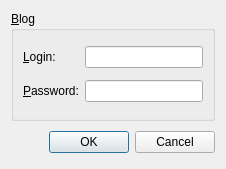
<?xml version="1.0" encoding="UTF-8"?>
<ui version="4.0">
 <class>SettingsDialog</class>
 <widget class="QDialog" name="SettingsDialog">
  <property name="geometry">
   <rect>
    <x>0</x>
    <y>0</y>
    <width>226</width>
    <height>169</height>
   </rect>
  </property>
  <property name="windowTitle">
   <string>Dialog</string>
  </property>
  <layout class="QVBoxLayout">
   <item>
    <widget class="QGroupBox" name="gbBlog">
     <property name="title">
      <string>&amp;Blog</string>
     </property>
     <layout class="QGridLayout">
      <item row="0" column="0">
       <widget class="QLabel" name="lLogin">
        <property name="text">
         <string>&amp;Login:</string>
        </property>
        <property name="buddy">
         <cstring>leLogin</cstring>
        </property>
       </widget>
      </item>
      <item row="0" column="1">
       <widget class="QLineEdit" name="leLogin"/>
      </item>
      <item row="1" column="0">
       <widget class="QLabel" name="lPassword">
        <property name="text">
         <string>&amp;Password:</string>
        </property>
        <property name="buddy">
         <cstring>lePassword</cstring>
        </property>
       </widget>
      </item>
      <item row="1" column="1">
       <widget class="QLineEdit" name="lePassword"/>
      </item>
     </layout>
    </widget>
   </item>
   <item>
    <layout class="QHBoxLayout">
     <property name="spacing">
      <number>6</number>
     </property>
     <property name="margin">
      <number>0</number>
     </property>
     <item>
      <spacer>
       <property name="orientation">
        <enum>Qt::Horizontal</enum>
       </property>
       <property name="sizeHint" stdset="0">
        <size>
         <width>131</width>
         <height>31</height>
        </size>
       </property>
      </spacer>
     </item>
     <item>
      <widget class="QPushButton" name="okButton">
       <property name="text">
        <string>OK</string>
       </property>
      </widget>
     </item>
     <item>
      <widget class="QPushButton" name="cancelButton">
       <property name="text">
        <string>Cancel</string>
       </property>
      </widget>
     </item>
    </layout>
   </item>
  </layout>
 </widget>
 <resources/>
 <connections>
  <connection>
   <sender>okButton</sender>
   <signal>clicked()</signal>
   <receiver>SettingsDialog</receiver>
   <slot>accept()</slot>
   <hints>
    <hint type="sourcelabel">
     <x>278</x>
     <y>253</y>
    </hint>
    <hint type="destinationlabel">
     <x>96</x>
     <y>254</y>
    </hint>
   </hints>
  </connection>
  <connection>
   <sender>cancelButton</sender>
   <signal>clicked()</signal>
   <receiver>SettingsDialog</receiver>
   <slot>reject()</slot>
   <hints>
    <hint type="sourcelabel">
     <x>369</x>
     <y>253</y>
    </hint>
    <hint type="destinationlabel">
     <x>179</x>
     <y>282</y>
    </hint>
   </hints>
  </connection>
 </connections>
</ui>
